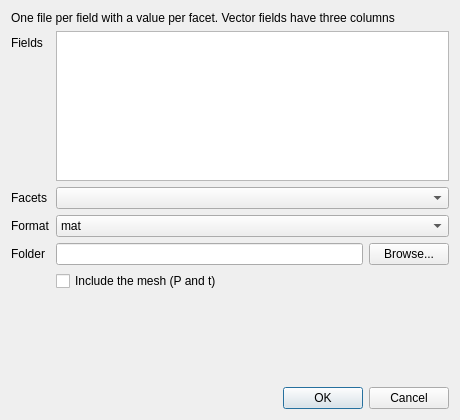
<?xml version="1.0" encoding="UTF-8"?>
<ui version="4.0">
 <class>ExportDialog</class>
 <widget class="QDialog" name="ExportDialog">
  <property name="geometry">
   <rect>
    <x>0</x>
    <y>0</y>
    <width>460</width>
    <height>420</height>
   </rect>
  </property>
  <property name="windowTitle">
   <string>Export fields</string>
  </property>
  <layout class="QVBoxLayout" name="dialogLayout">
   <item>
    <widget class="QLabel" name="description">
     <property name="text">
      <string>One file per field with a value per facet. Vector fields have three columns</string>
     </property>
     <property name="wordWrap">
      <bool>true</bool>
     </property>
    </widget>
   </item>
   <item>
    <layout class="QFormLayout" name="form">
     <item row="0" column="0">
      <widget class="QLabel" name="fieldsLabel">
       <property name="text">
        <string>Fields</string>
       </property>
      </widget>
     </item>
     <item row="0" column="1">
      <widget class="QListWidget" name="fieldList">
       <property name="maximumSize">
        <size>
         <width>16777215</width>
         <height>150</height>
        </size>
       </property>
      </widget>
     </item>
     <item row="1" column="0">
      <widget class="QLabel" name="tissueLabel">
       <property name="text">
        <string>Facets</string>
       </property>
      </widget>
     </item>
     <item row="1" column="1">
      <widget class="QComboBox" name="tissueCombo"/>
     </item>
     <item row="2" column="0">
      <widget class="QLabel" name="formatLabel">
       <property name="text">
        <string>Format</string>
       </property>
      </widget>
     </item>
     <item row="2" column="1">
      <widget class="QComboBox" name="formatCombo">
       <item>
        <property name="text">
         <string>mat</string>
        </property>
       </item>
       <item>
        <property name="text">
         <string>npz</string>
        </property>
       </item>
       <item>
        <property name="text">
         <string>csv</string>
        </property>
       </item>
      </widget>
     </item>
     <item row="3" column="0">
      <widget class="QLabel" name="folderLabel">
       <property name="text">
        <string>Folder</string>
       </property>
      </widget>
     </item>
     <item row="3" column="1">
      <layout class="QHBoxLayout" name="folderLayout">
       <item>
        <widget class="QLineEdit" name="folderEdit"/>
       </item>
       <item>
        <widget class="QPushButton" name="browseButton">
         <property name="text">
          <string>Browse...</string>
         </property>
        </widget>
       </item>
      </layout>
     </item>
     <item row="4" column="1">
      <widget class="QCheckBox" name="meshCheck">
       <property name="toolTip">
        <string>Vertices P in meters and facets t, numbered from 1 in .mat files and from 0 otherwise</string>
       </property>
       <property name="text">
        <string>Include the mesh (P and t)</string>
       </property>
      </widget>
     </item>
    </layout>
   </item>
   <item>
    <spacer name="dialogSpacer">
     <property name="orientation">
      <enum>Qt::Orientation::Vertical</enum>
     </property>
     <property name="sizeHint" stdset="0">
      <size>
       <width>20</width>
       <height>0</height>
      </size>
     </property>
    </spacer>
   </item>
   <item>
    <widget class="QDialogButtonBox" name="buttonBox">
     <property name="orientation">
      <enum>Qt::Orientation::Horizontal</enum>
     </property>
     <property name="standardButtons">
      <set>QDialogButtonBox::StandardButton::Cancel|QDialogButtonBox::StandardButton::Ok</set>
     </property>
    </widget>
   </item>
  </layout>
 </widget>
 <resources/>
 <connections>
  <connection>
   <sender>buttonBox</sender>
   <signal>accepted()</signal>
   <receiver>ExportDialog</receiver>
   <slot>accept()</slot>
  </connection>
  <connection>
   <sender>buttonBox</sender>
   <signal>rejected()</signal>
   <receiver>ExportDialog</receiver>
   <slot>reject()</slot>
  </connection>
 </connections>
</ui>
